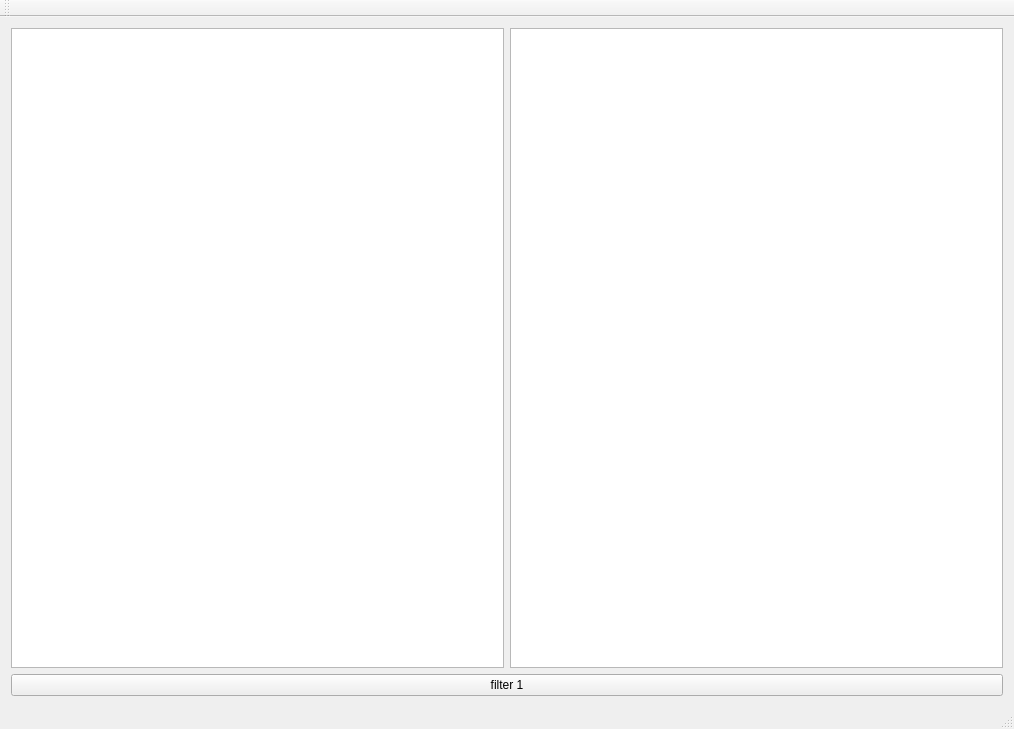
<?xml version="1.0" encoding="UTF-8"?>
<ui version="4.0">
 <class>MainWindow</class>
 <widget class="QMainWindow" name="MainWindow">
  <property name="geometry">
   <rect>
    <x>0</x>
    <y>0</y>
    <width>1014</width>
    <height>729</height>
   </rect>
  </property>
  <property name="windowTitle">
   <string>MainWindow</string>
  </property>
  <widget class="QWidget" name="centralWidget">
   <layout class="QGridLayout" name="gridLayout">
    <item row="0" column="0">
     <layout class="QHBoxLayout" name="horizontalLayout">
      <item>
       <widget class="QTableView" name="tableView_2"/>
      </item>
      <item>
       <widget class="QTableView" name="tableView"/>
      </item>
     </layout>
    </item>
    <item row="1" column="0">
     <widget class="QPushButton" name="pushButton">
      <property name="text">
       <string>filter 1</string>
      </property>
     </widget>
    </item>
   </layout>
  </widget>
  <widget class="QMenuBar" name="menuBar">
   <property name="geometry">
    <rect>
     <x>0</x>
     <y>0</y>
     <width>1014</width>
     <height>22</height>
    </rect>
   </property>
  </widget>
  <widget class="QToolBar" name="mainToolBar">
   <attribute name="toolBarArea">
    <enum>TopToolBarArea</enum>
   </attribute>
   <attribute name="toolBarBreak">
    <bool>false</bool>
   </attribute>
  </widget>
  <widget class="QStatusBar" name="statusBar"/>
 </widget>
 <layoutdefault spacing="6" margin="11"/>
 <resources/>
 <connections/>
</ui>
